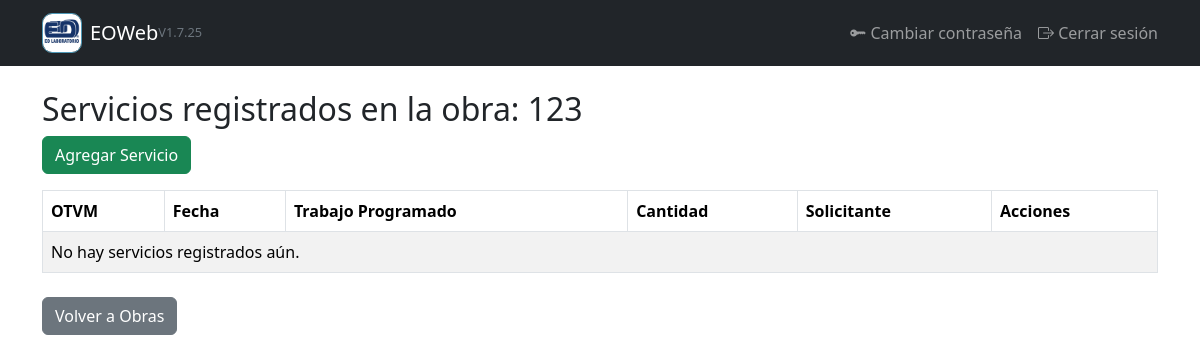
/obras/1/servicios/ (signed in), run on an earlier commit of the app's database.
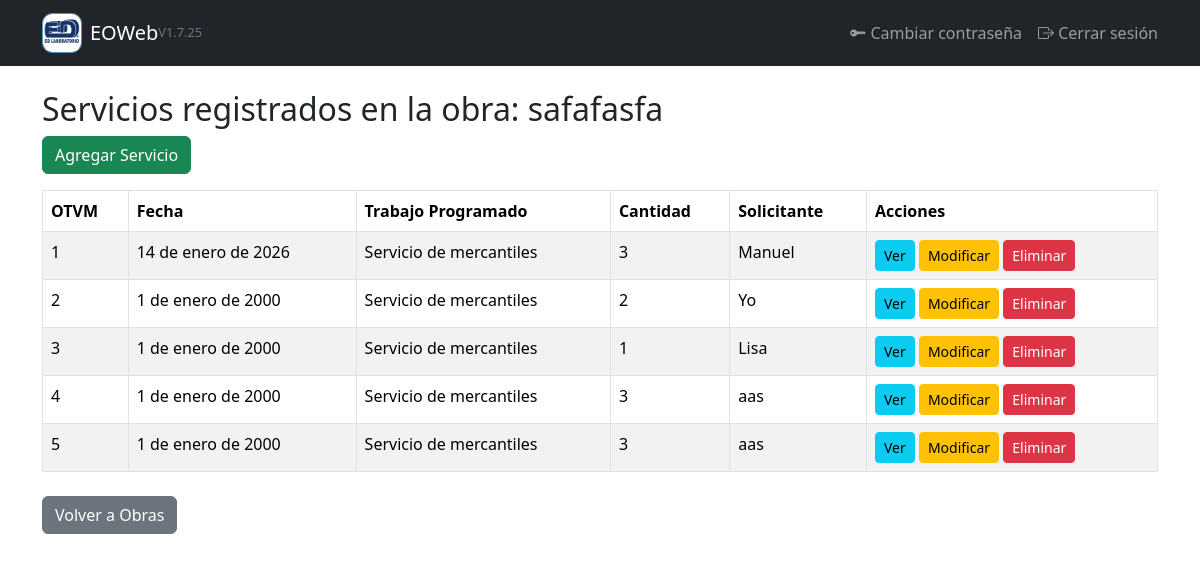
And on a later commit of the database.
### gestion/models.py (models this page shows, shortened)
class Obra(models.Model):
    cliente = models.ForeignKey(Cliente, on_delete=models.CASCADE, related_name='obras')
    clave_obra = models.CharField("Clave Obra", max_length=20)
    nombre = models.CharField("Nombre de la Obra", max_length=150)
    atencion_a = models.CharField("Atención a", max_length=255, blank=True)
    localizacion = models.CharField("Localización", max_length=150, blank=True)

class Servicio(models.Model):
    obra = models.ForeignKey(Obra, on_delete=models.CASCADE, related_name='servicios')
    fecha = models.DateField()
    otvm = models.PositiveIntegerField("O.T.V.M.",editable=False)
    llegada = models.TimeField("Llegada a las")
    termino = models.TimeField("Término de los trabajos a las")
    solicitante = models.CharField("Solicitó el servicio", max_length=100)
    preguntar_por = models.CharField("Preguntar por", max_length=100)
    trabajo_realizado = models.ForeignKey(TrabajoRealizado, on_delete=models.SET_NULL, null=True,verbose_name="Trabajo programado")
    cantidad = models.IntegerField()
    observaciones = models.TextField(blank=True)
    clave_cliente = models.CharField("Clave Cliente", max_length=100)  # se puede llenar desde obra.cliente.clave
    localizacion = models.CharField("Localización", max_length=150) # se puede llenar desde obra.localizacion
    vobo_cliente_nombre = models.CharField(max_length=100)
    vobo_cliente_firma = models.ImageField(upload_to="firmas/", blank=True, null=True)
    lab_nombre = models.CharField(max_length=100)
    lab_firma = models.ImageField(upload_to="firmas/", blank=True, null=True)
    superviso_nombre = models.CharField(max_length=100, blank=True, null=True)
    superviso_firma = models.ImageField(upload_to='firmas/', null=True, blank=True)
    superviso_fecha = models.DateField()
    capturo_nombre = models.CharField(max_length=100)
    capturo_firma = models.ImageField(upload_to='firmas/', null=True, blank=True)
    capturo_fecha = models.DateField()
    facturo_nombre = models.CharField(max_length=100)
    facturo_firma = models.ImageField(upload_to='firmas/', null=True, blank=True)
    factura_numero = models.CharField(max_length=20, blank=True)
    facturo_fecha = models.DateField()
    autorizo_nombre = models.CharField(max_length=100)
    autorizo_firma = models.ImageField(upload_to='firmas/', null=True, blank=True)
    autorizo_fecha = models.DateField()
    empleado_asignado = models.ForeignKey(
        User,
        on_delete=models.SET_NULL,
        null=True,
        blank=True,
        related_name='servicios_asignados'
    )

class TrabajoRealizado(models.Model):
    nombre = models.CharField("Trabajo realizado", max_length=100, unique=True)

### gestion/views.py (the view)
# urls.py: path('obras/<int:obra_id>/servicios/', views.ver_servicios, name='ver_servicios'),
@login_required
def ver_servicios(request, obra_id):
    obra = get_object_or_404(Obra, id=obra_id)
    servicios = obra.servicios.all()
    return render(request, 'gestion/ver_servicios.html', {
        'obra': obra,
        'servicios': servicios
    })

### gestion/templates/gestion/ver_servicios.html (shortened to what this page needs)
{% extends "gestion/base.html" %}
{% load static %}
{% block content %}
<h2>Servicios registrados en la obra: {{ obra.nombre }}</h2>
<a href="{% url 'agregar_servicio' obra.id %}" class="btn btn-success mb-3">Agregar Servicio</a>
<table class="table table-striped table-bordered">
    <thead>
        <tr>
            <th>OTVM</th>
            <th>Fecha</th>
            <th>Trabajo Programado</th>
            <th>Cantidad</th>
            <th>Solicitante</th>
            <th>Acciones</th>
        </tr>
    </thead>
    <tbody>
        {% for servicio in servicios %}
        <tr>
            <td>{{ servicio.otvm }}</td>
            <td>{{ servicio.fecha }}</td>
            <td>{{ servicio.trabajo_realizado.nombre }}</td>
            <td>{{ servicio.cantidad }}</td>
            <td>{{ servicio.solicitante }}</td>
            <td>
                <a href="{% url 'detalle_servicio' servicio.id %}" class="btn btn-sm btn-info">Ver</a>
                <a href="{% url 'modificar_servicio' servicio.id %}" class="btn btn-sm btn-warning">Modificar</a>
                        <button type="button" class="btn btn-sm btn-danger" data-bs-toggle="modal"
                                data-bs-target="#modalEliminar{{ servicio.id }}">
                            Eliminar
                        </button>
            </td>
        </tr>
        {% empty %}
        <tr>
            <td colspan="6">No hay servicios registrados aún.</td>
        </tr>
        {% endfor %}
    </tbody>
</table>
<a href="{% url 'ver_obras' obra.cliente.id %}" class="btn btn-secondary mt-2">Volver a Obras</a>
{% endblock %}

What changed in the data, as far as the page shows it:
changed Obra: nombre "123" → "safafasfa"
added Servicio: otvm "1", fecha "14 de enero de 2026", trabajo_realizado.nombre "Servicio de mercantiles", cantidad "3", solicitante "Manuel"
added Servicio: otvm "2", fecha "1 de enero de 2000", trabajo_realizado.nombre "Servicio de mercantiles", cantidad "2", solicitante "Yo"
now on this page (row edited): Servicio: otvm "3", fecha "1 de enero de 2000", trabajo_realizado.nombre "Servicio de mercantiles", cantidad "1", solicitante "Lisa"
added Servicio: otvm "4", fecha "1 de enero de 2000", trabajo_realizado.nombre "Servicio de mercantiles", cantidad "3", solicitante "aas"
added Servicio: otvm "5", fecha "1 de enero de 2000", trabajo_realizado.nombre "Servicio de mercantiles", cantidad "3", solicitante "aas"
Also different on the page:
text no longer shown: "No hay servicios registrados aún."
